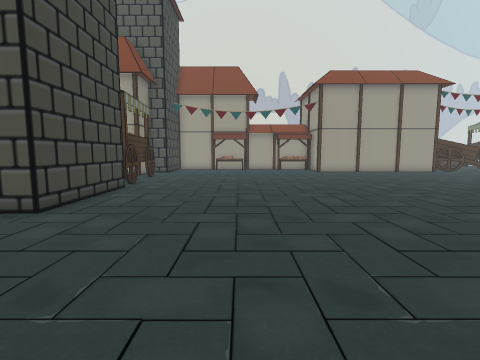
[1] (above)

19 first-person views from a walk through a 3-D level made in the Unity game engine. The camera is 1.4 m above the floor, tilts 6° down and sees 85° across. The floor is counted in squares, 1 m on a side. Each view is taken from the middle of a square. On the plan, view 1 faces up. The plan holds only what a view shows up to about 13 squares ahead; the rest is blank. The place goes on beyond the plan. The player is left out.

[2]
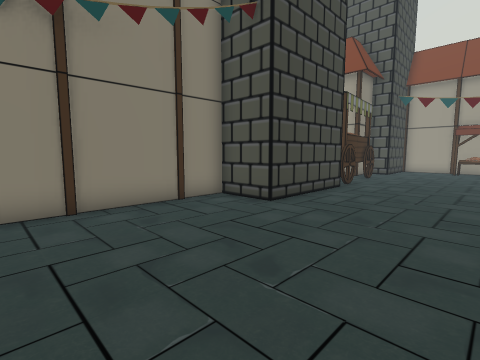

[3]
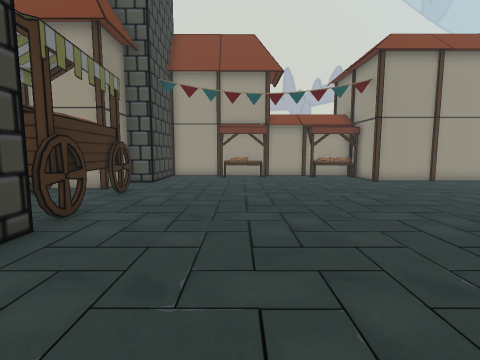

[4]
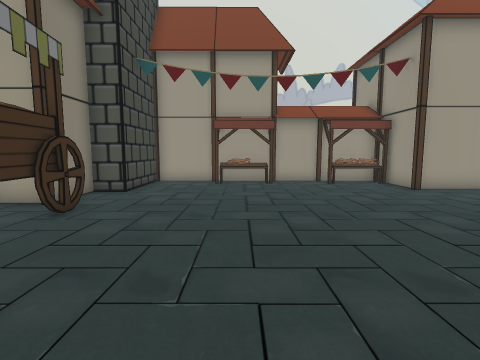

[5]
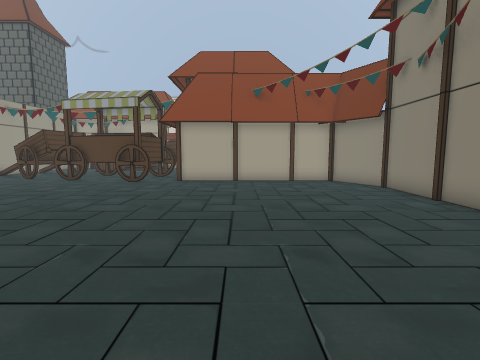

[6]
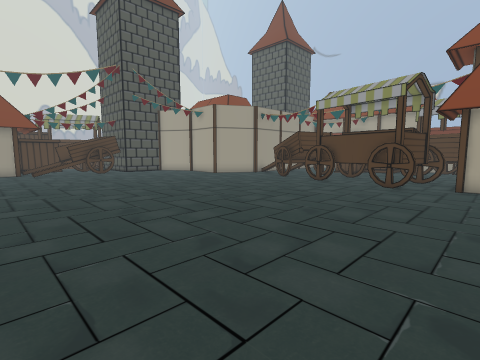

[7]
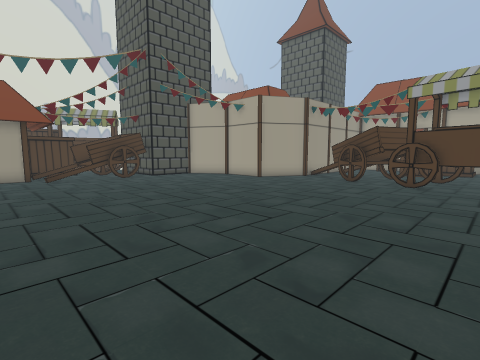

[8]
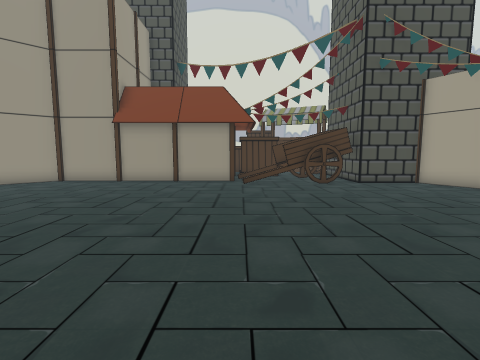

[9]
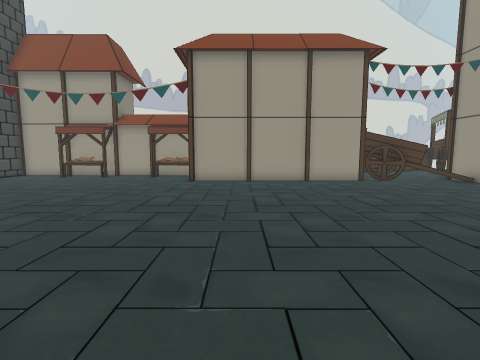

[10]
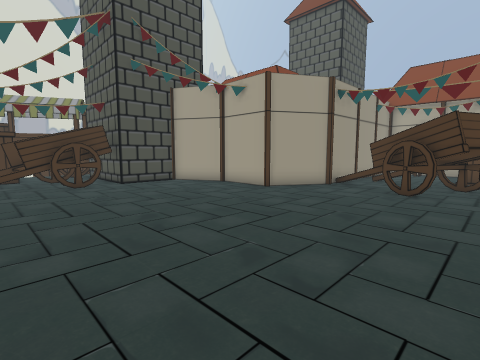

[11]
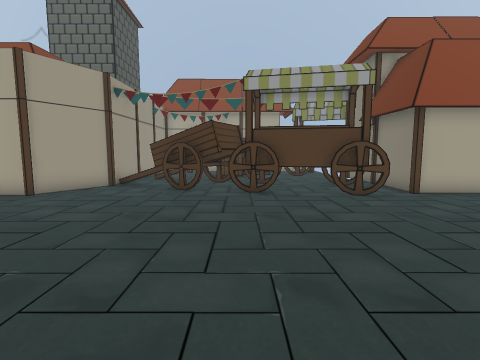

[12]
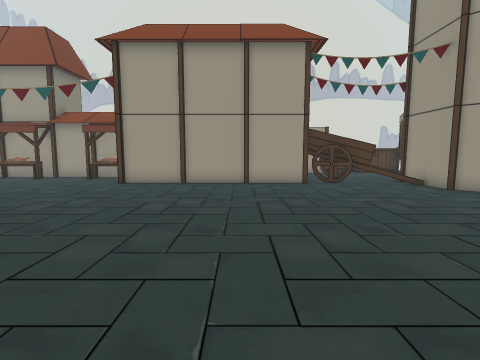

[13]
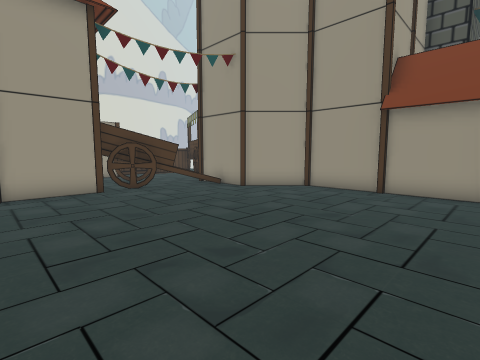

[14]
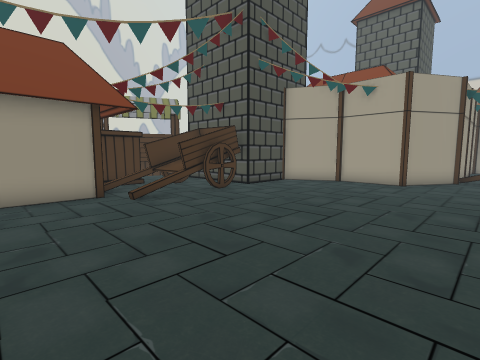

[15]
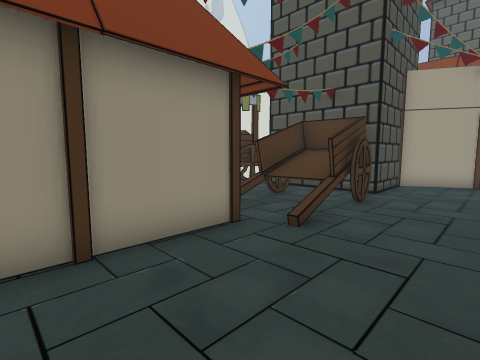

[16]
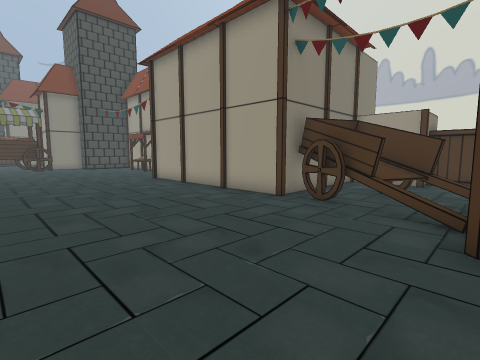

[17]
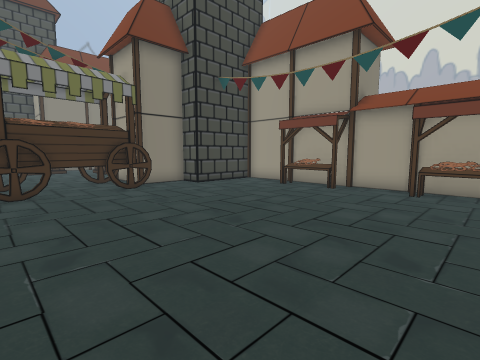

[18]
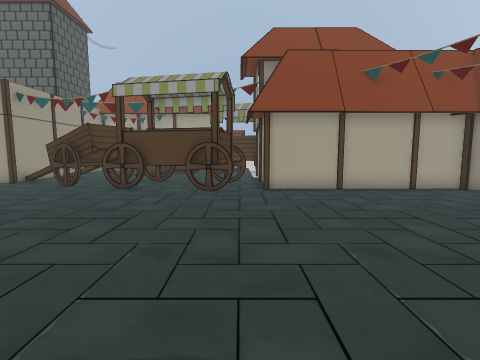

[19]
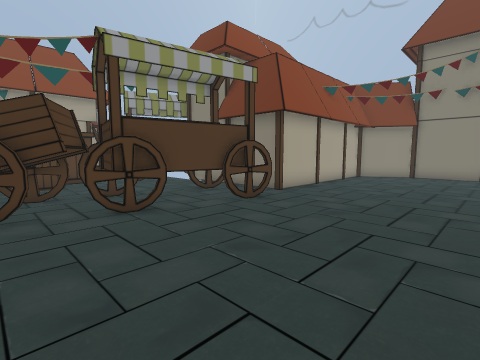

### Floor plan
Key: @ floor where view 1 was taken; # wall or solid block; . floor; = window, fence, low wall or low ledge; ^ raised ledge; T tower; O other object.
Columns run from 9 left of view 1 to 23 right of it. Each row starts with its distance up from view 1.
 24                        #  #
 23     T                  #. ..
 22     #########^##       #OO .
 21     T..^^^..^^^#       #OOOO
 20     T..........#       #O OO#
 19     T..........#########OOO=#
 18   T#T.....................O=#
 17    #........................#
 16 ####O........................#
 15  OOOO.........................#
 14  OOO=.........................#
 13  OOO=.........................#
 12  OOO=.........................#
 11     T.........................#
 10     T.........................#
  9     T.........................#
  8     T.........................#
  7     T.........................#
  6   TTT.........................#
  5   #..........................O.O
  4   #..........................OOO
  3   #..........................OOOO
  2   #..........................OOOO
  1   #..........................OTTT
  0   #......@...................TT
 -1   #..........................T
 -2   #..........................T
 -3    #........OO.............##T
 -4    #########.OOOOOO.....###  T
 -5            #.OOOOOOOO..#
 -6            #OOOOOOOOOO##
 -7            #...OOOOO .#
 -8            #       OO #

Where each view was taken, in squares from view 1:
view 1: 0 up, 0 right, facing up
view 2: 0 up, 0 right, facing up-left
view 3: 6 up, 1 left, facing up
view 4: 9 up, 1 left, facing up
view 5: 9 up, 1 left, facing down
view 6: 8 up, 1 right, facing down-right
view 7: 8 up, 5 right, facing down-right
view 8: 6 up, 8 right, facing right
view 9: 6 up, 8 right, facing up
view 10: 5 up, 8 right, facing down-right
view 11: 5 up, 8 right, facing down
view 12: 7 up, 11 right, facing up
view 13: 9 up, 11 right, facing up-right
view 14: 9 up, 12 right, facing down-right
view 15: 10 up, 17 right, facing down-right
view 16: 12 up, 19 right, facing up-left
view 17: 11 up, 5 right, facing up-left
view 18: 6 up, 3 right, facing down
view 19: 2 up, 10 right, facing down-left
